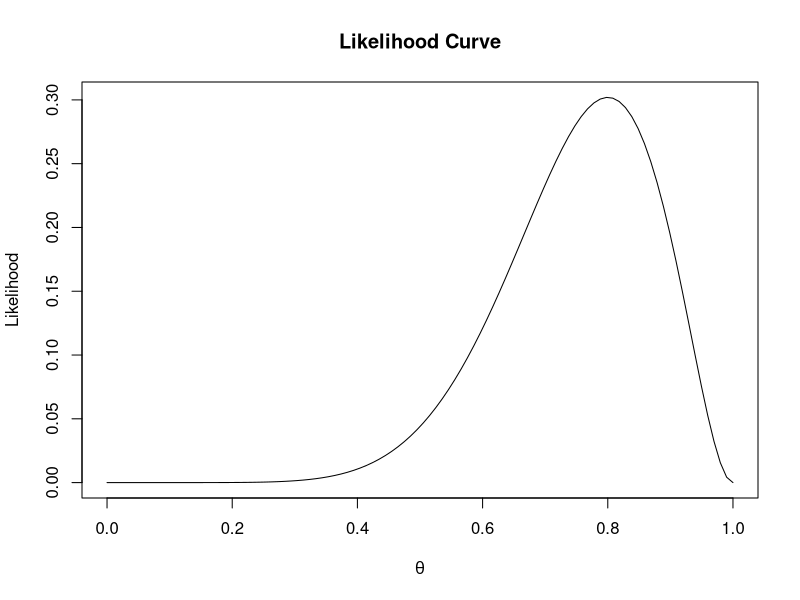
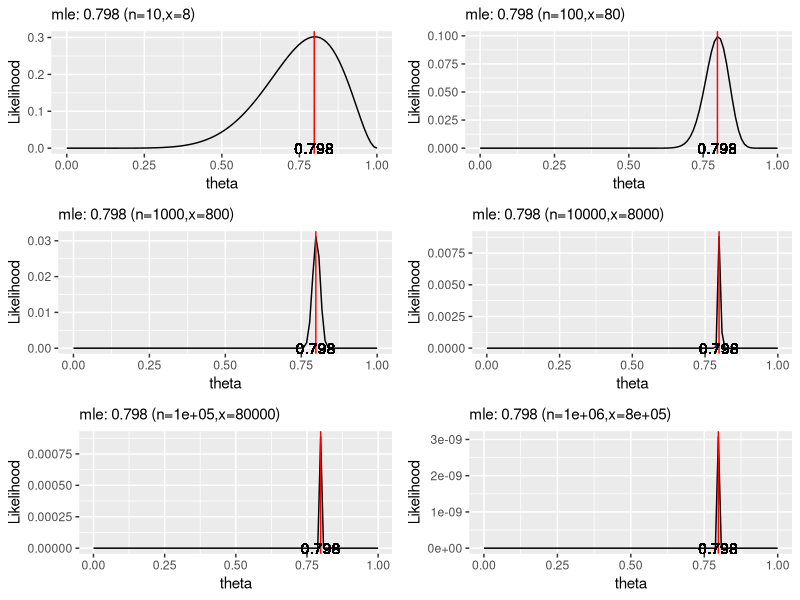
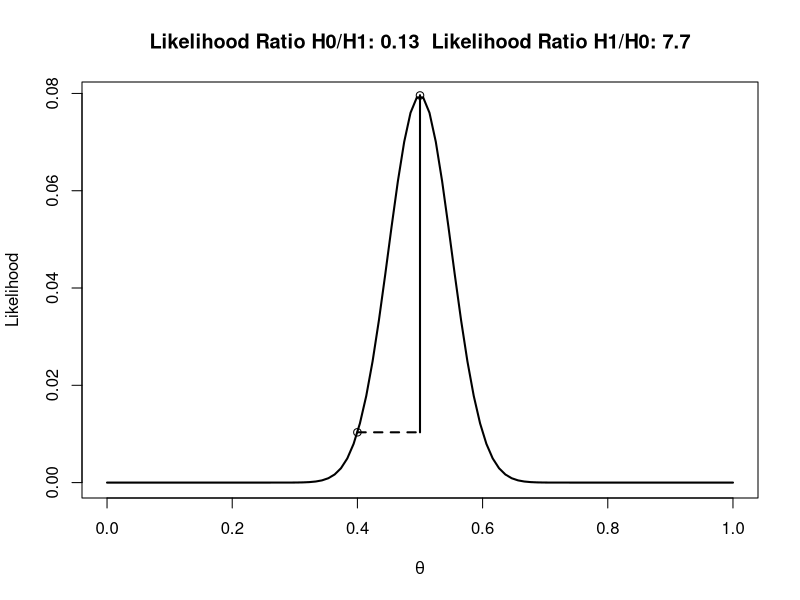

Write the R code that produced these figures, in order.
rm(list=ls())
library(dplyr)
library(ggplot2)

#######################
### 2.1. Likelihoods 
#######################

#Plot likelihood curve----
n = 10 #set total trials
x = n * 0.8 #set successes
theta = seq(0,1,len=100)  #create theta variable, from 0 to 1
like  = dbinom(x,n,theta) #create likelihood function (calculated probs)
plot(theta,like,type='l',xlab=expression(theta), ylab='Likelihood', main="Likelihood Curve")

#Likelihood curves when n gets larger 
len = 6
for (i in 1:len) {
  n = 10^i
  x = n * 0.8
  theta = seq(0,1,len=100)
  like = dbinom(x,n,theta) 
  theta_mle = theta[which(like == max(like))]
  
  data = data.frame(theta, like) 
  assign(x = paste0('p',i),
         value = data %>% ggplot(aes(x = theta, y = like)) + 
           geom_line() +
           geom_vline(xintercept = theta_mle, color = 'red') +
           geom_text(x = theta_mle, y = 0, label = round(theta_mle,3)) +
           labs(subtitle = 
                  paste0('mle: ',round(theta_mle,3),' (n=',n,',x=',x,')')) +
           xlab('theta') + ylab('Likelihood'))
}

#plot = gridExtra::grid.arrange(p1,p2,p3,p4,p5,p6,p7,p8,p9,p10,nrow = 5)
plot = gridExtra::grid.arrange(p1,p2,p3,p4,p5,p6,nrow = 3)


#Calculate the likelihood ratio----
n = 100 #set total trials
x = 50  #set successes
H0 = 0.4 #specify one hypothesis you want to compare with the likihood ratio
H1 = x/n #specify another hypothesis you want to compare with the likihood ratio (you can use 1/20, or 0.05)
dbinom(x,n,H1)/dbinom(x,n,H0) #Returns the likelihood ratio of H1 over H0
dbinom(x,n,H0)/dbinom(x,n,H1) #Returns the likelihood ratio of H0 over H1

theta = seq(0,1,len=100) #create theta variable, from 0 to 1
like = dbinom(x,n,theta)
#png(file="LikRatio.png",width=4000,height=3000, , units = "px", res = 900)
plot(theta,like,type='l',xlab=expression(theta), ylab='Likelihood', lwd=2)
points(H0,dbinom(x,n,H0))
points(H1,dbinom(x,n,H1))
segments(H0, dbinom(x,n,H0), x/n, dbinom(x,n,H0), lty=2, lwd=2)
segments(H1, dbinom(x,n,H1), x/n, dbinom(x,n,H1), lty=2, lwd=2)
segments(x/n, dbinom(x,n,H0), x/n, dbinom(x,n,H1), lwd=2)
title(paste('Likelihood Ratio H0/H1:',round(dbinom(x,n,H0)/dbinom(x,n,H1),digits=2)," Likelihood Ratio H1/H0:",round(dbinom(x,n,H1)/dbinom(x,n,H0),digits=2)))
#dev.off()